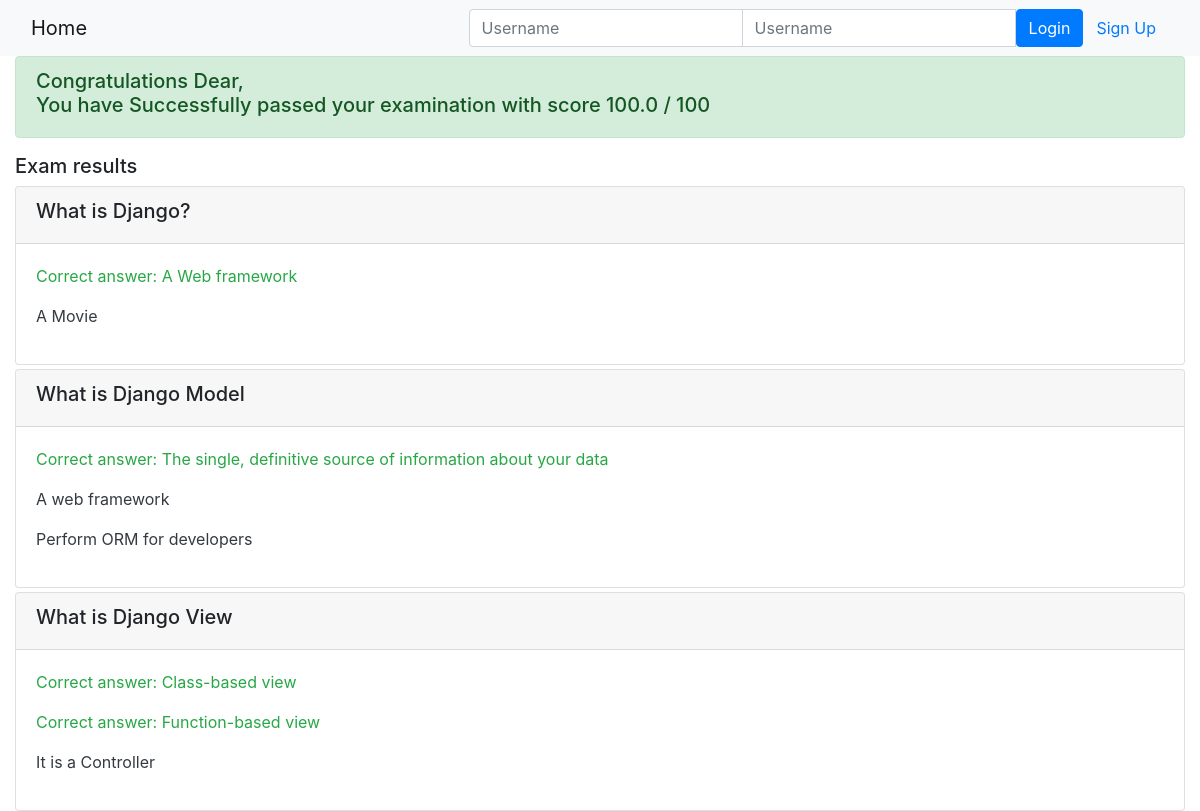
Page /onlinecourse/course/1/submission/1/result/ on the committed database.
### onlinecourse/models.py (models this page shows, shortened)
class Question(models.Model):
    course = models.ForeignKey(Course, on_delete=models.CASCADE)
    grade = models.IntegerField(default=0)
    question_content = models.TextField(max_length=300)

class Choice(models.Model):
    question = models.ForeignKey(Question, on_delete=models.CASCADE)
    choice_text = models.TextField(max_length=300)
    is_correct = models.BooleanField(default=False)
    """ def __str__(self):
        return self.choice_text """

### onlinecourse/views.py (the view)
# urls.py: path('course/<int:course_id>/submission/<int:submission_id>/result/', views.show_exam_result, name='show_exam_result')
def show_exam_result(request, course_id, submission_id):
    context = {}
    course = get_object_or_404(Course, pk=course_id)
    submission = Submission.objects.get(id=submission_id)
    choices = submission.choices.all()
    total_score = 0
    total_question = 0
    for choice in choices:
        if choice.is_correct:
            total_score += 10
            total_question += 1
    max_score = total_question * 10
    my_grade = total_score/max_score*100
    context['course'] = course
    context['grade'] = my_grade
    context['choices'] = choices
    return render(request, 'onlinecourse/exam_result_bootstrap.html', context)

### onlinecourse/templates/onlinecourse/exam_result_bootstrap.html (shortened to what this page needs)
<!DOCTYPE html>
<html lang="en">
<head>
    {% load static %}
    <link rel="stylesheet" href="https://maxcdn.bootstrapcdn.com/bootstrap/4.5.2/css/bootstrap.min.css">
</head>
<body>
 <nav class="navbar navbar-light bg-light">
    <div class="container-fluid">
        <div class="navbar-header">
              <a class="navbar-brand" href="{% url 'onlinecourse:index' %}">Home</a>
        </div>
        <ul class="nav navbar-nav navbar-right">
            {% if user.is_authenticated %}
            <li>
                <a class="btn btn-link" href="#">{{ user.first_name }}({{ user.username }})</a>
                <a class="btn btn-link" href="{% url 'onlinecourse:logout' %}">Logout</a>
            </li>
            {% else %}
            <li>
                <form class="form-inline" action="{% url 'onlinecourse:login' %}" method="post">
                    <div class="input-group">
                        <input type="text" class="form-control" placeholder="Username" name="username" >
                        <input type="password" class="form-control" placeholder="Username" name="psw" >
                        <button class="btn btn-primary" type="submit">Login</button>
                        <a class="btn btn-link" href="{% url 'onlinecourse:registration' %}">Sign Up</a>
                    </div>
                </form>
            </li>
            {% endif %}
        </ul>
    </div>
</nav>
<div class="container-fluid">
    {% if grade > 80 %}
    <div class="alert alert-success">
        <h5>Congratulations Dear, {{user.username}}
            <br>You have Successfully passed your examination with score {{grade}} / 100
        </h5>
    </div>
    {% endif %}
    <div class="card-columns-vertical mt-1">
        <h5 class="">Exam results</h5>
        {% for question in course.question_set.all %}
        <div class="card mt-1">
            <div class="card-header">
                <h5>{{ question.question_content}}</h5>
            </div>
            <div class="card-body">
                {% for choice in question.choice_set.all %}
                {% if choice in choices and choice.is_correct %}
                <p class="text-success">Correct answer: {{ choice.choice_text }}</p>
                {% elif choice in choices and not choice.is_correct %}
                <p class="text-danger">Incorrect answer: {{ choice.choice_text }}</p>
                {% elif not choice in choices and choice.is_correct %}
                <p class="text-warning">Not selected: {{ choice.choice_text }}</p>
                {% else %}
                <p class="text-dark">{{ choice.choice_text }}</p>
                {% endif %}
                {% endfor %}
            </div>
        </div>
        {% endfor %}
    </div>
</body>
</html>

### rows in the picture
Question: question_content "What is Django?"
Choice: choice_text "A Web framework"
Choice: choice_text "A Movie"
Question: question_content "What is Django Model"
Choice: choice_text "The single, definitive source of information about your data"
Choice: choice_text "A web framework"
Choice: choice_text "Perform ORM for developers"
Question: question_content "What is Django View"
Choice: choice_text "Class-based view"
Choice: choice_text "Function-based view"
Choice: choice_text "It is a Controller"

### other values in the picture
{{ grade }} "100.0"
